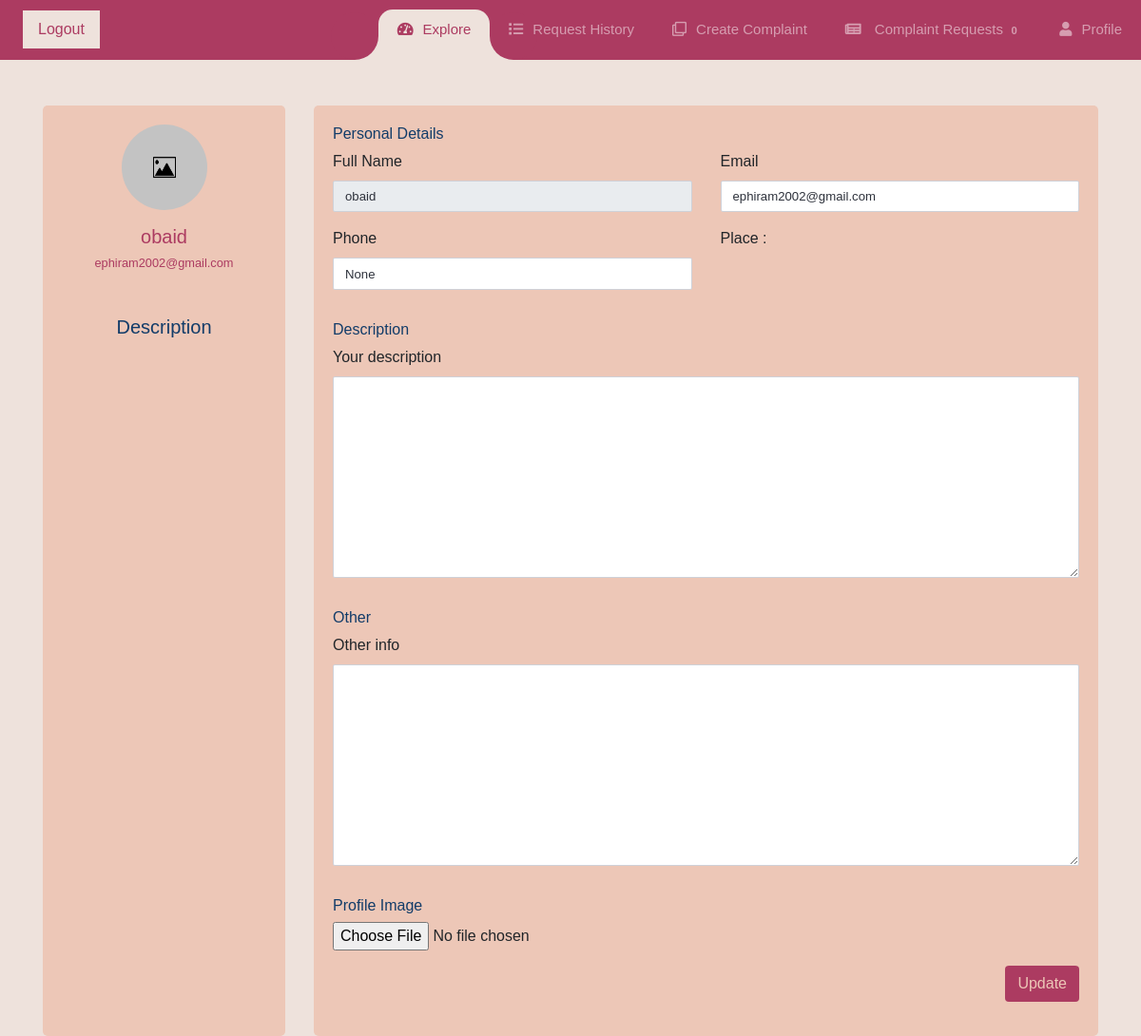
The app's page /edit-profile/ (signed in) with its own data.
### accounts/models.py (models this page shows, shortened)
class User(AbstractUser):
	role_choices = (
		('Normal user/Victim', 'Normal user/Victim'),
		('NGO/Activist/Mod', 'NGO/Activist/Mod'),
	)
	user_phone = 				models.CharField(max_length = 200, unique = True, null = True, blank = True)
	user_other =  				models.TextField(null = True, blank = True)
	user_profile_image =  		models.ImageField(null = True, upload_to = 'profiles', default = 'profiles/default-image.jpg')
	user_role = 				models.CharField(max_length = 50, null = True, choices = role_choices)
	user_complaints_solved = 	models.PositiveIntegerField(default = 0)
	user_description = 			models.TextField(null = True, blank = True)
	user_place = 				models.CharField(max_length = 1000, null = True, blank = True)
	user_place_geocode = 		models.JSONField(null = True, blank = True)
	user_notifications = 		models.PositiveIntegerField(default = 0)
	slug = 						models.SlugField(unique=True, max_length=100, default='some string')
	def __str__(self):
		return str(self.username)

### user_auth/decorators.py (the view)
		def wrapper_func(request, *args, **kwargs):
			if ((request.user.is_authenticated == False and flag == 0) or (request.user.is_authenticated == True and flag == 1)):
				return view_func(request, *args, **kwargs)
			else:
				return redirect('complaints:explore-complaints')

### accounts/forms.py (shortened to what this page needs)
class UpdateUserForm(forms.ModelForm):
	class Meta:
		model = User
		fields = ['username', 'user_phone', 'user_other', 'email', 'user_description', 'user_profile_image', 'user_place', 'user_place_geocode']

### accounts/views.py (called while the page is built, shortened)
@login_required(login_url='user_auth:login')
@auth_or_not(1)
def profileEdit(request):
	form = UpdateUserForm()
	context = {'user':request.user, 'form':form}
	return render(request, 'accounts/profile_edit_form.html', context)

### accounts/templates/accounts/profile_edit_form.html (shortened to what this page needs)
{% load static %}
{% load widget_tweaks %}
{% include 'accounts/main.html' %}
{% block content %}
<div class="container pt-5">
    <div class="row gutters">
        <div class="col-xl-3 col-lg-3 col-md-12 col-sm-12 col-12">
            <div class="card h-100" style="background-color: #EDC7B7;">
                <div class="card-body">
                    <div class="account-settings">
                        <div class="user-profile">
                            <div class="user-avatar">
                                <img src="{% static 'images/' %}{{user.user_profile_image}}">
                            </div>
                            <h5 class="user-name" style="color: #AC3B61">{{user.username}}</h5>
                            <h6 class="user-email" style="color: #AC3B61">{{user.email}}</h6>
                        </div>
                        <div class="about">
                            <h5>Description</h5>
                        </div>
                    </div>
                </div>
            </div>
        </div>
        <div class="col-xl-9 col-lg-9 col-md-12 col-sm-12 col-12">
            <div class="card h-100" style="background-color: #EDC7B7;">
                <div class="card-body">
                    <form action="" method="POST" enctype="multipart/form-data">
                        <div class="row gutters">
                            <div class="col-xl-12 col-lg-12 col-md-12 col-sm-12 col-12">
                                <h6 class="mb-2" style="color: #123C69">Personal Details</h6>
                            </div>
                            <div class="col-xl-6 col-lg-6 col-md-6 col-sm-6 col-12">
                                <div class="form-group">
                                    <label for="username">Full Name</label>
                                    {% render_field form.username|append_attr:"readonly:readonly" class="form-control" name="username" value=user.username type="text" %}
                                </div>
                            </div>
                            <div class="col-xl-6 col-lg-6 col-md-6 col-sm-6 col-12">
                                <div class="form-group">
                                    <label for="email">Email</label>
                                    {% render_field form.email class="form-control" name="email" value=user.email type="text" %}
                                </div>
                            </div>
                            <div class="col-xl-6 col-lg-6 col-md-6 col-sm-6 col-12">
                                <div class="form-group">
                                    <label for="user_phone">Phone</label>
                                    {% render_field form.user_phone class="form-control" name="user_phone" value=user.user_phone type="text" %}
                                </div>
                            </div>
                            <div class="col-xl-6 col-lg-6 col-md-6 col-sm-6 col-12">
                                <label for="geocoder">Place : </label><br>
                            </div>
                        </div>
                        <div class="row gutters">
                            <div class="col-xl-12 col-lg-12 col-md-12 col-sm-12 col-12">
                                <h6 class="mt-3 mb-2" style="color: #123C69">Description</h6>
                            </div>
                            <div class="col-xl-12 col-lg-12 col-md-12 col-sm-12 col-12">
                                <div class="form-group">
                                    <label for="user_description">Your description</label>
                                    <textarea class="form-control" rows="10" name="user_description" id="user_description">{{user.user_description}}</textarea>
                                </div>
                            </div>
                        </div>
                        <div class="row gutters">
                            <div class="col-xl-12 col-lg-12 col-md-12 col-sm-12 col-12">
                                <h6 class="mt-3 mb-2" style="color: #123C69">Other</h6>
                            </div>
                            <div class="col-xl-12 col-lg-12 col-md-12 col-sm-12 col-12">
                                <div class="form-group">
                                    <label for="user_other">Other info</label>
                                    <textarea class="form-control" rows="10" name="user_other" id="user_other">{{user.user_other}}</textarea>
                                </div>
                            </div>
                        </div>
                        <div class="row gutters">
                            <div class="col-xl-12 col-lg-12 col-md-12 col-sm-12 col-12">
                                <h6 class="mt-3 mb-2" style="color: #123C69">Profile Image</h6>
                            </div>
                            <div class="col-xl-12 col-lg-12 col-md-12 col-sm-12 col-12">
                                <div class="form-group">
                                    {% render_field form.user_profile_image name="user_profile_image" type="file" %}
                                </div>
                            </div>
                        </div>
                        <div class="row gutters">
                            <div class="col-xl-12 col-lg-12 col-md-12 col-sm-12 col-12">
                                <div class="text-right">
                                    <button type="submit" id="submit" name="submit" class="btn"
                                    style="background-color: #AC3B61; color: #EDC7B7">Update</button>
                                </div>
                            </div>
                        </div>
                    </form>
                </div>
            </div>
        </div>
    </div>
</div>
<link href="https://api.mapbox.com/mapbox-gl-js/v2.7.0/mapbox-gl.css" rel="stylesheet">
<link
href="https://api.tiles.mapbox.com/mapbox-gl-js/v2.6.1/mapbox-gl.css"
rel="stylesheet"
/>
<link
rel="stylesheet"
href="https://api.mapbox.com/mapbox-gl-js/plugins/mapbox-gl-geocoder/v4.7.0/mapbox-gl-geocoder.css"
type="text/css"
/>
<link rel="stylesheet" href="https://api.mapbox.com/mapbox-gl-js/plugins/mapbox-gl-geocoder/v4.7.2/mapbox-gl-geocoder.css" type="text/css">
{% endblock %}

### static/css/main.css (style rules this page uses)
body { background: #FFFAF0; }
h5 { font-weight: 400 }
body { background: #ffc107; font-family: Arial, Helvetica, sans-serif }

### accounts/templates/accounts/profile_edit_form.html (style rules this page uses)
.account-settings .user-profile { margin: 0 0 1rem 0; padding-bottom: 1rem; text-align: center; }
.account-settings .user-profile .user-avatar { margin: 0 0 1rem 0; }
.account-settings .user-profile .user-avatar img { width: 90px; height: 90px; -webkit-border-radius: 100px; -moz-border-radius: 100px; border-radius: 100px; }
.account-settings .user-profile h5.user-name { margin: 0 0 0.5rem 0; }
.account-settings .user-profile h6.user-email { margin: 0; font-size: 0.8rem; font-weight: 400; color: #9fa8b9; }
.account-settings .about { margin: 2rem 0 0 0; text-align: center; }
.account-settings .about h5 { margin: 0 0 15px 0; color: #123C69; }
.form-control { border: 1px solid #cfd1d8; -webkit-border-radius: 2px; -moz-border-radius: 2px; border-radius: 2px; font-size: .825rem; background: #ffffff; color: #2e323c; }
.card { background: #ffffff; -webkit-border-radius: 5px; -moz-border-radius: 5px; border-radius: 5px; border: 0; margin-bottom: 1rem; }

### records on screen
User: user_profile_image (placeholder picture), username "obaid", email "ephiram2002@gmail.com", user_phone "None"
